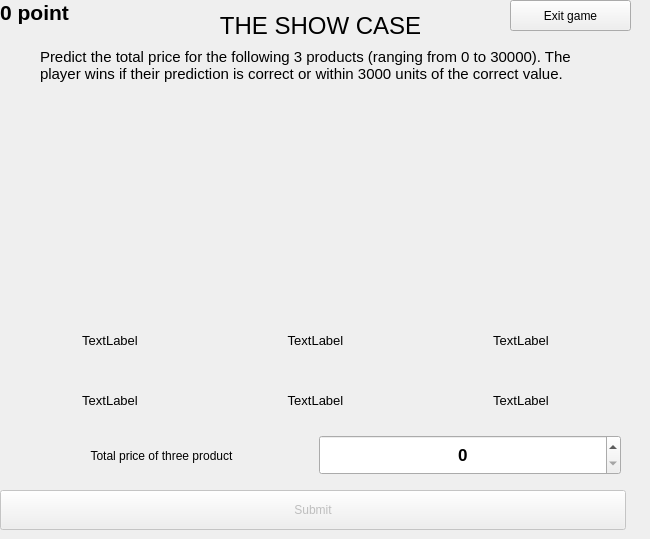
          <widget class="QWidget" name="tab_2">
            <attribute name="title">
              <string/>
            </attribute>
            <widget class="QLabel" name="label_18">
              <property name="geometry">
                <rect>
                  <x>0</x>
                  <y>0</y>
                  <width>641</width>
                  <height>51</height>
                </rect>
              </property>
              <property name="font">
                <font>
                  <pointsize>18</pointsize>
                </font>
              </property>
              <property name="text">
                <string>THE SHOW CASE</string>
              </property>
              <property name="alignment">
                <set>Qt::AlignCenter</set>
              </property>
            </widget>
            <widget class="QLabel" name="label_19">
              <property name="geometry">
                <rect>
                  <x>40</x>
                  <y>40</y>
                  <width>571</width>
                  <height>51</height>
                </rect>
              </property>
              <property name="font">
                <font>
                  <pointsize>11</pointsize>
                </font>
              </property>
              <property name="text">
                <string>Predict the total price for the following 3 products (ranging from 0 to 30000). The player wins if their prediction is correct or within 3000 units of the correct value.</string>
              </property>
              <property name="wordWrap">
                <bool>true</bool>
              </property>
            </widget>
            <widget class="QWidget" name="layoutWidget">
              <property name="geometry">
                <rect>
                  <x>10</x>
                  <y>100</y>
                  <width>616</width>
                  <height>202</height>
                </rect>
              </property>
              <layout class="QHBoxLayout" name="horizontalLayout_13">
                <item>
                  <widget class="QLabel" name="label_show_case_pic1">
                    <property name="maximumSize">
                      <size>
                        <width>200</width>
                        <height>200</height>
                      </size>
                    </property>
                    <property name="text">
                      <string/>
                    </property>
                    <property name="pixmap">
                      <pixmap resource="resource.qrc">:/resources/Products/images/image_none.jpg</pixmap>
                    </property>
                    <property name="scaledContents">
                      <bool>true</bool>
                    </property>
                  </widget>
                </item>
                <item>
                  <widget class="QLabel" name="label_show_case_pic2">
                    <property name="maximumSize">
                      <size>
                        <width>200</width>
                        <height>200</height>
                      </size>
                    </property>
                    <property name="text">
                      <string/>
                    </property>
                    <property name="pixmap">
                      <pixmap resource="resource.qrc">:/resources/Products/images/image_none.jpg</pixmap>
                    </property>
                    <property name="scaledContents">
                      <bool>true</bool>
                    </property>
                  </widget>
                </item>
                <item>
                  <widget class="QLabel" name="label_show_case_pic3">
                  <property name="maximumSize">
                    <size>
                    <width>200</width>
                    <height>200</height>
                    </size>
                  </property>
                  <property name="text">
                    <string/>
                  </property>
                  <property name="pixmap">
                    <pixmap resource="resource.qrc">:/resources/Products/images/image_none.jpg</pixmap>
                  </property>
                  <property name="scaledContents">
                    <bool>true</bool>
                  </property>
                  </widget>
                </item>
              </layout>
            </widget>
            <widget class="QWidget" name="layoutWidget_2">
              <property name="geometry">
                <rect>
                  <x>10</x>
                  <y>370</y>
                  <width>611</width>
                  <height>61</height>
                </rect>
              </property>
              <layout class="QHBoxLayout" name="horizontalLayout_14">
                <item>
                  <widget class="QLabel" name="label_show_case_price1">
                    <property name="font">
                      <font>
                        <pointsize>10</pointsize>
                      </font>
                    </property>
                    <property name="text">
                      <string>TextLabel</string>
                    </property>
                    <property name="alignment">
                      <set>Qt::AlignCenter</set>
                    </property>
                  </widget>
                </item>
                <item>
                  <widget class="QLabel" name="label_show_case_price2">
                    <property name="font">
                      <font>
                        <pointsize>10</pointsize>
                      </font>
                    </property>
                    <property name="text">
                      <string>TextLabel</string>
                    </property>
                    <property name="alignment">
                      <set>Qt::AlignCenter</set>
                    </property>
                  </widget>
                </item>
                <item>
                  <widget class="QLabel" name="label_show_case_price3">
                    <property name="font">
                      <font>
                      <pointsize>10</pointsize>
                      </font>
                    </property>
                    <property name="text">
                      <string>TextLabel</string>
                    </property>
                    <property name="alignment">
                      <set>Qt::AlignCenter</set>
                    </property>
                  </widget>
                </item>
              </layout>
            </widget>
            <widget class="QWidget" name="layoutWidget_3">
              <property name="geometry">
                <rect>
                  <x>10</x>
                  <y>430</y>
                  <width>611</width>
                  <height>51</height>
                </rect>
              </property>
              <layout class="QHBoxLayout" name="horizontalLayout_15">
                <item>
                  <widget class="QLabel" name="label_20">
                    <property name="text">
                      <string>Total price of three product</string>
                    </property>
                    <property name="alignment">
                      <set>Qt::AlignCenter</set>
                    </property>
                  </widget>
                </item>
                <item>
                  <widget class="QSpinBox" name="totalPrice">
                    <property name="minimumSize">
                      <size>
                        <width>0</width>
                        <height>40</height>
                      </size>
                    </property>
                    <property name="font">
                      <font>
                        <pointsize>13</pointsize>
                        <bold>true</bold>
                      </font>
                    </property>
                    <property name="alignment">
                      <set>Qt::AlignCenter</set>
                    </property>
                    <property name="minimum">
                      <number>0</number>
                    </property>
                    <property name="maximum">
                      <number>30000</number>
                    </property>
                    <property name="singleStep">
                      <number>1000</number>
                    </property>
                  </widget>
                </item>
              </layout>
            </widget>
            <widget class="QPushButton" name="btnSubmitEndGame">
              <property name="enabled">
                <bool>false</bool>
              </property>
              <property name="geometry">
                <rect>
                  <x>0</x>
                  <y>490</y>
                  <width>626</width>
                  <height>40</height>
                </rect>
              </property>
              <property name="minimumSize">
                <size>
                  <width>0</width>
                  <height>40</height>
                </size>
              </property>
              <property name="text">
                <string>Submit</string>
              </property>
            </widget>
            <widget class="QWidget" name="layoutWidget_4">
              <property name="geometry">
                <rect>
                  <x>10</x>
                  <y>310</y>
                  <width>611</width>
                  <height>61</height>
                </rect>
              </property>
              <layout class="QHBoxLayout" name="horizontalLayout_16">
                <item>
                  <widget class="QLabel" name="label_show_case_name1">
                    <property name="font">
                      <font>
                      <pointsize>10</pointsize>
                      </font>
                    </property>
                  <property name="text">
                    <string>TextLabel</string>
                  </property>
                  <property name="alignment">
                    <set>Qt::AlignCenter</set>
                  </property>
                  </widget>
                </item>
                <item>
                  <widget class="QLabel" name="label_show_case_name2">
                    <property name="font">
                      <font>
                        <pointsize>10</pointsize>
                      </font>
                    </property>
                    <property name="text">
                      <string>TextLabel</string>
                    </property>
                    <property name="alignment">
                      <set>Qt::AlignCenter</set>
                    </property>
                  </widget>
                </item>
                <item>
                  <widget class="QLabel" name="label_show_case_name3">
                    <property name="font">
                      <font>
                        <pointsize>10</pointsize>
                      </font>
                    </property>
                    <property name="text">
                      <string>TextLabel</string>
                    </property>
                    <property name="alignment">
                      <set>Qt::AlignCenter</set>
                    </property>
                  </widget>
                </item>
              </layout>
            </widget>
            <widget class="QPushButton" name="btnBackToMenu_SC">
              <property name="enabled">
                <bool>true</bool>
              </property>
              <property name="geometry">
                <rect>
                  <x>510</x>
                  <y>0</y>
                  <width>121</width>
                  <height>31</height>
                </rect>
              </property>
              <property name="text">
                <string>Exit game</string>
              </property>
            </widget>

            <widget class="QLabel" name="singleScore_SC">
              <property name="font">
                <font>
                  <pointsize>16</pointsize>
                  <bold>true</bold>
                </font>
              </property>
              <property name="text">
                <string>0 point</string>
              </property>
              <property name="alignment">
                <set>Qt::AlignCenter</set>
              </property>
            </widget>
          </widget>
